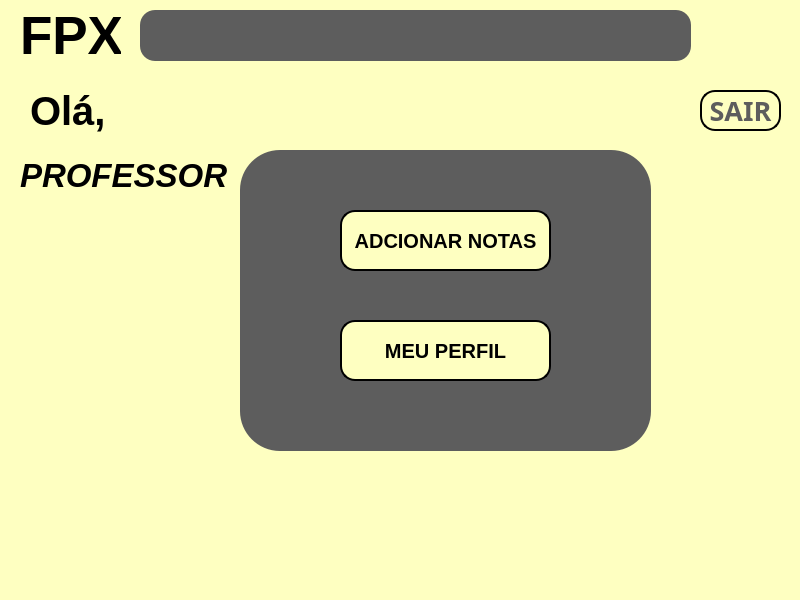
<?xml version="1.0" encoding="UTF-8"?>
<ui version="4.0">
 <class>MainWindow</class>
 <widget class="QMainWindow" name="MainWindow">
  <property name="geometry">
   <rect>
    <x>0</x>
    <y>0</y>
    <width>800</width>
    <height>600</height>
   </rect>
  </property>
  <property name="windowTitle">
   <string>MainWindow</string>
  </property>
  <property name="styleSheet">
   <string notr="true">background-color: rgb(254, 255, 193);</string>
  </property>
  <widget class="QWidget" name="centralwidget">
   <widget class="QLabel" name="label_4">
    <property name="geometry">
     <rect>
      <x>710</x>
      <y>0</y>
      <width>71</width>
      <height>71</height>
     </rect>
    </property>
    <property name="text">
     <string/>
    </property>
    <property name="pixmap">
     <pixmap>D:/downloads/profile-user (2).png</pixmap>
    </property>
   </widget>
   <widget class="QLabel" name="label">
    <property name="geometry">
     <rect>
      <x>20</x>
      <y>10</y>
      <width>101</width>
      <height>51</height>
     </rect>
    </property>
    <property name="font">
     <font>
      <pointsize>40</pointsize>
      <weight>75</weight>
      <bold>true</bold>
     </font>
    </property>
    <property name="text">
     <string>FPX</string>
    </property>
   </widget>
   <widget class="QPushButton" name="pushButton">
    <property name="geometry">
     <rect>
      <x>700</x>
      <y>90</y>
      <width>81</width>
      <height>41</height>
     </rect>
    </property>
    <property name="font">
     <font>
      <family>Yu Gothic</family>
      <pointsize>20</pointsize>
      <weight>75</weight>
      <italic>false</italic>
      <bold>true</bold>
     </font>
    </property>
    <property name="styleSheet">
     <string notr="true">color: rgb(93, 93, 93);
border-style: outset;
border-width: 2px;
border-radius: 15px;
border-color: black;</string>
    </property>
    <property name="text">
     <string>SAIR</string>
    </property>
   </widget>
   <widget class="QLabel" name="label_2">
    <property name="geometry">
     <rect>
      <x>30</x>
      <y>80</y>
      <width>131</width>
      <height>61</height>
     </rect>
    </property>
    <property name="font">
     <font>
      <pointsize>30</pointsize>
      <weight>75</weight>
      <bold>true</bold>
     </font>
    </property>
    <property name="text">
     <string>Olá, </string>
    </property>
   </widget>
   <widget class="QFrame" name="frame">
    <property name="geometry">
     <rect>
      <x>140</x>
      <y>10</y>
      <width>551</width>
      <height>51</height>
     </rect>
    </property>
    <property name="styleSheet">
     <string notr="true">background-color: rgb(93, 93, 93);
border-radius: 15px;
border-style: outset;
border- width: 2px;</string>
    </property>
    <property name="frameShape">
     <enum>QFrame::StyledPanel</enum>
    </property>
    <property name="frameShadow">
     <enum>QFrame::Raised</enum>
    </property>
   </widget>
   <widget class="QLabel" name="label_3">
    <property name="geometry">
     <rect>
      <x>20</x>
      <y>150</y>
      <width>211</width>
      <height>51</height>
     </rect>
    </property>
    <property name="font">
     <font>
      <pointsize>25</pointsize>
      <weight>75</weight>
      <italic>true</italic>
      <bold>true</bold>
     </font>
    </property>
    <property name="text">
     <string>PROFESSOR</string>
    </property>
   </widget>
   <widget class="QFrame" name="frame_2">
    <property name="geometry">
     <rect>
      <x>240</x>
      <y>150</y>
      <width>411</width>
      <height>301</height>
     </rect>
    </property>
    <property name="styleSheet">
     <string notr="true">background-color: rgb(93, 93, 93);
border-radius: 40px;
border-style: outset;
border- width: 4px;</string>
    </property>
    <property name="frameShape">
     <enum>QFrame::StyledPanel</enum>
    </property>
    <property name="frameShadow">
     <enum>QFrame::Raised</enum>
    </property>
    <widget class="QPushButton" name="pushButton_3">
     <property name="geometry">
      <rect>
       <x>100</x>
       <y>170</y>
       <width>211</width>
       <height>61</height>
      </rect>
     </property>
     <property name="font">
      <font>
       <pointsize>15</pointsize>
       <weight>75</weight>
       <bold>true</bold>
      </font>
     </property>
     <property name="styleSheet">
      <string notr="true">background-color: rgb(254, 255, 193);
border-style: outset;
border-width: 2px;
border-radius: 15px;
border-color: black;</string>
     </property>
     <property name="text">
      <string>MEU PERFIL</string>
     </property>
    </widget>
    <widget class="QPushButton" name="pushButton_2">
     <property name="geometry">
      <rect>
       <x>100</x>
       <y>60</y>
       <width>211</width>
       <height>61</height>
      </rect>
     </property>
     <property name="font">
      <font>
       <pointsize>15</pointsize>
       <weight>75</weight>
       <bold>true</bold>
      </font>
     </property>
     <property name="styleSheet">
      <string notr="true">background-color: rgb(254, 255, 193);
border-style: outset;
border-width: 2px;
border-radius: 15px;
border-color: black;</string>
     </property>
     <property name="text">
      <string>ADCIONAR NOTAS</string>
     </property>
    </widget>
   </widget>
  </widget>
  <widget class="QMenuBar" name="menubar">
   <property name="geometry">
    <rect>
     <x>0</x>
     <y>0</y>
     <width>800</width>
     <height>21</height>
    </rect>
   </property>
  </widget>
  <widget class="QStatusBar" name="statusbar"/>
 </widget>
 <resources/>
 <connections/>
</ui>
